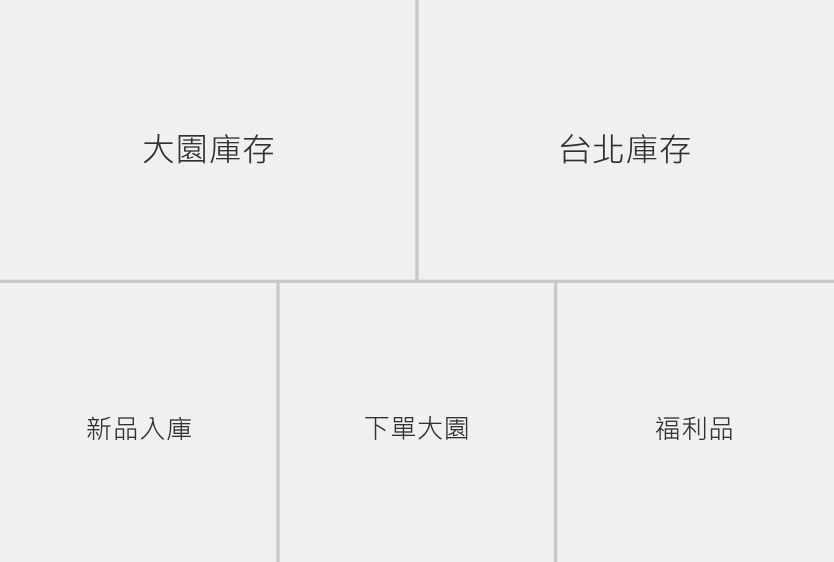
#> input picture scripts/rich_menu_admin.png, 2500 x 1686 px (shown at 1/3 size)
$ python process_image.py rich_menu_admin.png rich_menu_office.png rich_menu_office.png
#> lines starting #> are read from the running program, lines starting #| are printed output that depends on the picture
import sys
import os
from PIL import Image

# 用法: python process_image.py <input_path> <output_dir> <filename_base>

def process_image(input_path, output_dir, base_name):
#> called with input_path = 'rich_menu_admin.png', output_dir = 'rich_menu_office.png', base_name = 'rich_menu_office.png'
    try:
        img = Image.open(input_path)
#> img is the input picture: PIL image 2500x1686 RGB; min 50, max 240, mean 238.1

        # 1. 處理主圖 (限制寬度 1024)
        main_img = img.copy()
        if main_img.width > 1024:
            ratio = 1024 / main_img.width
#> ratio = 0.41
            new_height = int(main_img.height * ratio)
#> new_height = 690
            main_img = main_img.resize((1024, new_height), Image.Resampling.LANCZOS)
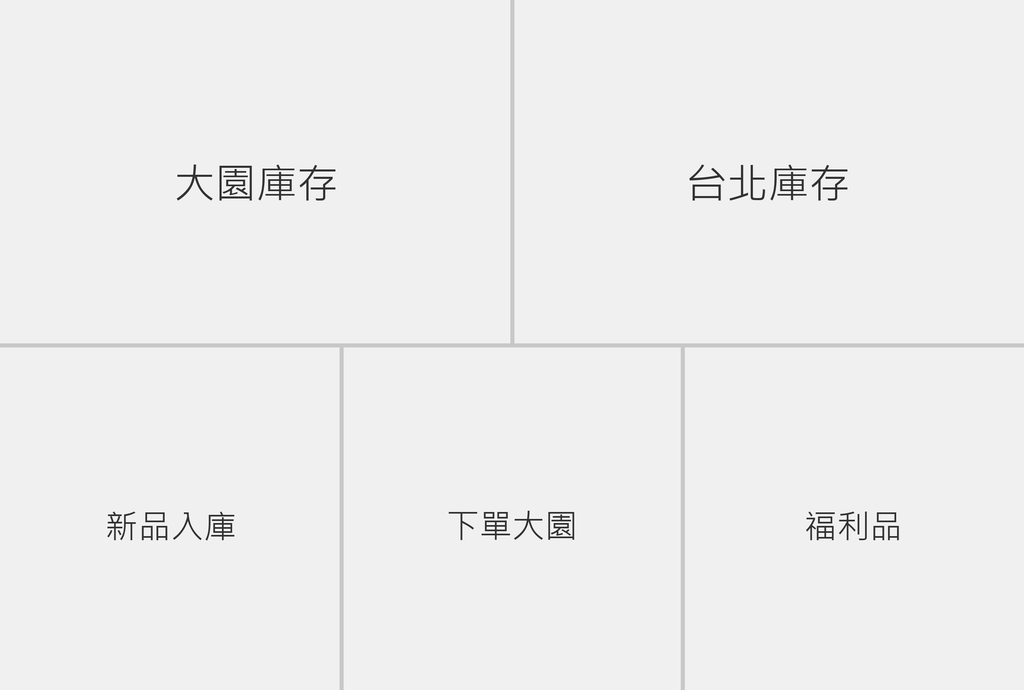
#> main_img: PIL image 1024x690 RGB; min 4, max 255, mean 238.1

        main_filename = f"{base_name}.jpg"
        main_path = os.path.join(output_dir, main_filename)
        # 轉為 RGB 避免 PNG 透明度問題，並壓縮
        main_img.convert('RGB').save(main_path, "JPEG", quality=85)

        # 2. 處理縮圖 (限制寬度 240)
        thumb_img = img.copy()
        if thumb_img.width > 240:
            ratio = 240 / thumb_img.width
#> ratio = 0.096
            new_height = int(thumb_img.height * ratio)
#> new_height = 161
            thumb_img = thumb_img.resize((240, new_height), Image.Resampling.LANCZOS)

        thumb_filename = f"{base_name}_sm.jpg"
        thumb_path = os.path.join(output_dir, thumb_filename)
        thumb_img.convert('RGB').save(thumb_path, "JPEG", quality=85)

        print(f"SUCCESS|{main_filename}|{thumb_filename}")

    except Exception as e:
        print(f"ERROR|{str(e)}")

if __name__ == "__main__":
    if len(sys.argv) < 4:
        print("ERROR|Missing arguments")
    else:
        process_image(sys.argv[1], sys.argv[2], sys.argv[3])

$ run again, on scripts/rich_menu_vip.png
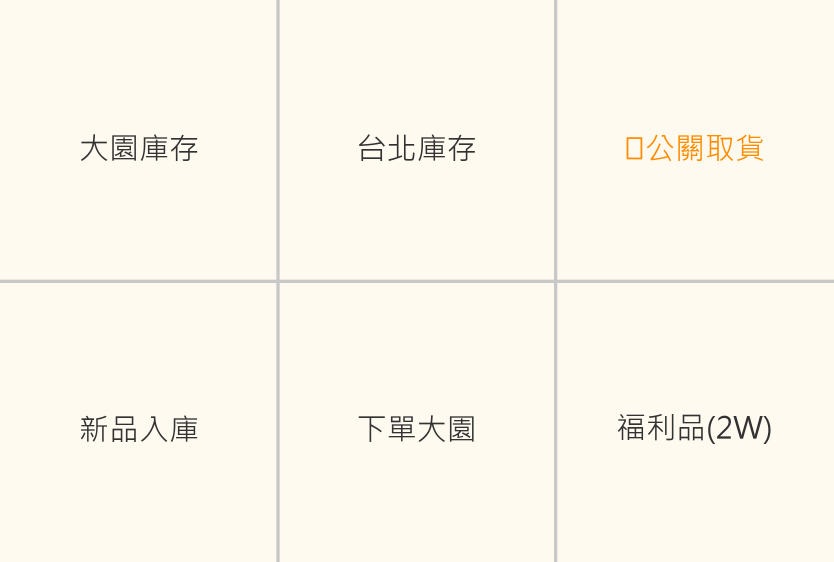
#> input picture scripts/rich_menu_vip.png, 2500 x 1686 px (shown at 1/3 size)
#> in process_image, img is the input picture: PIL image 2500x1686 RGB; mean R, G, B 252.5, 247.4, 237.3
#> in process_image, `main_img = main_img.resize((1024, new_height), Image.Resampling.LANCZOS)`:
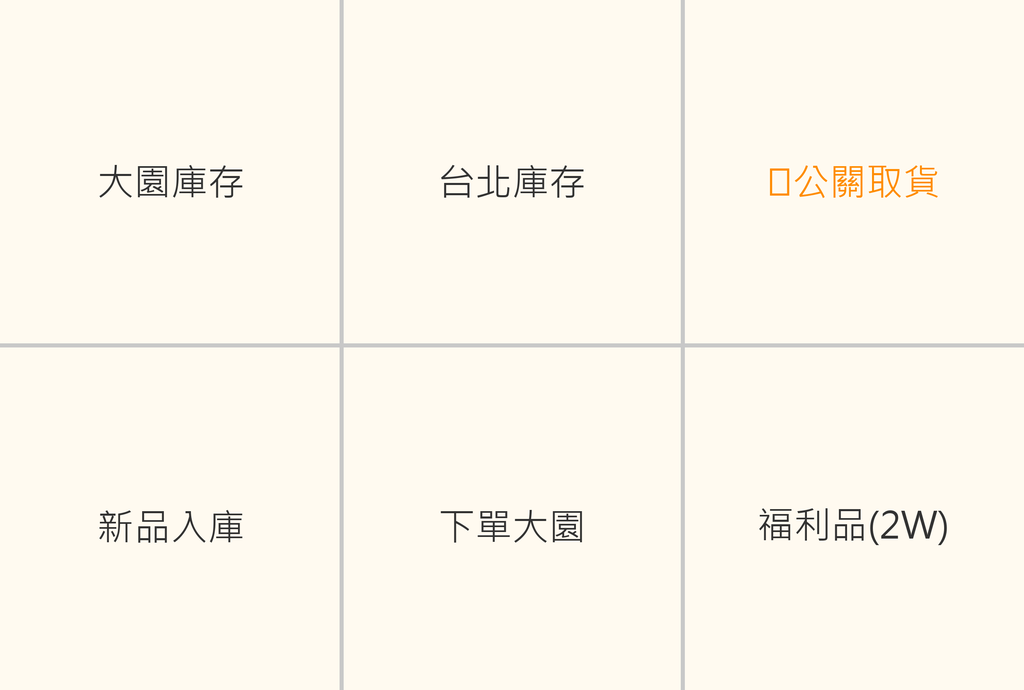
#> main_img: PIL image 1024x690 RGB; mean R, G, B 252.4, 247.3, 237.3
#> in process_image, `thumb_img = thumb_img.resize((240, new_height), Image.Resampling.LANCZ..`:
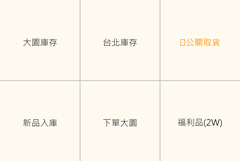
#> thumb_img: PIL image 240x161 RGB; mean R, G, B 252.2, 247.3, 237.3
